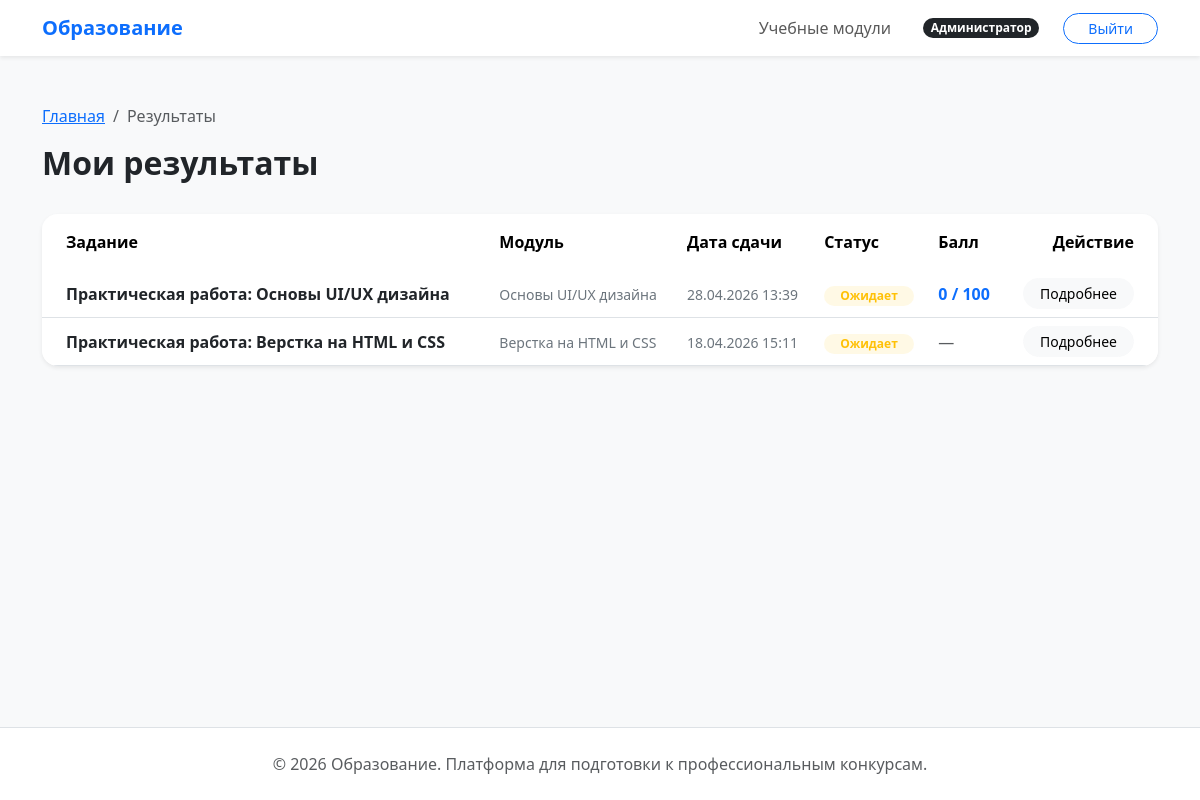
Before: /solutions/results/ (signed in) with the older database file.
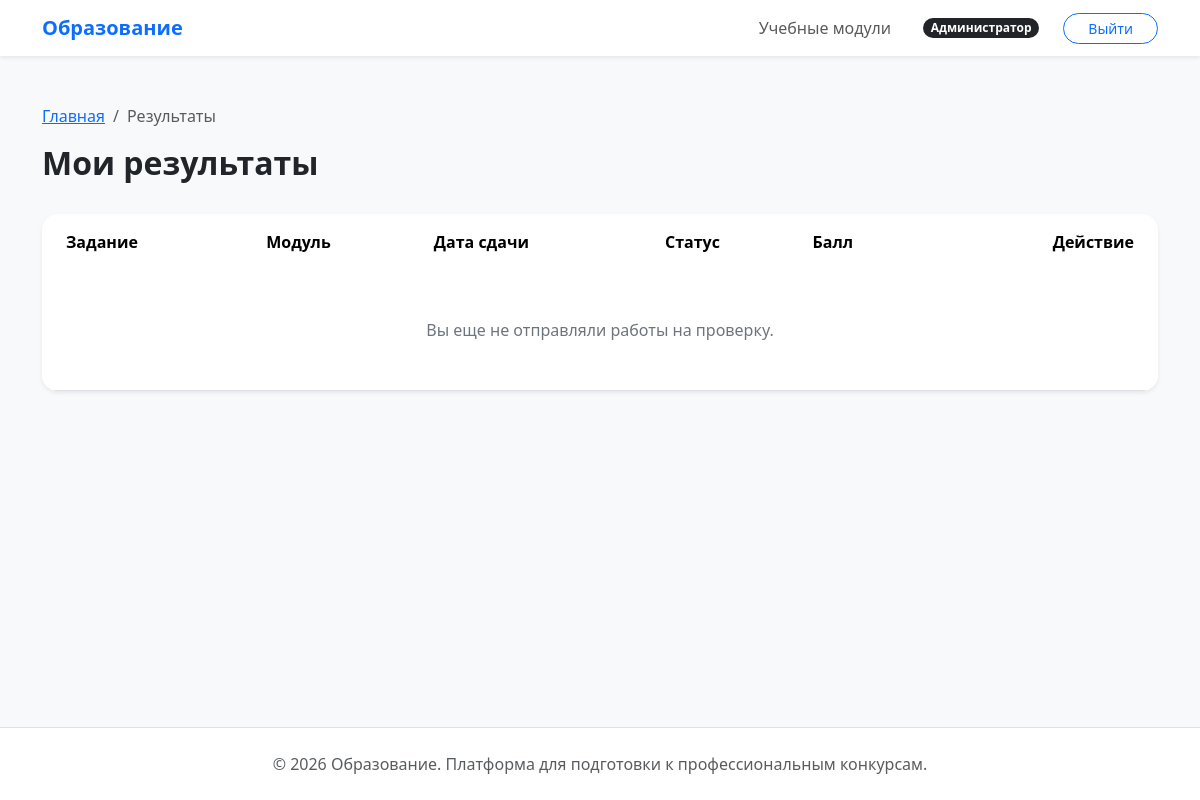
After: the same page with the newer database file.
### solutions/models.py (models this page shows, shortened)
class Submission(BaseModel):
    class Status(models.TextChoices):
        PENDING = "pending", "Ожидает проверки"
        REVIEWING = "reviewing", "На проверке"
        COMPLETED = "completed", "Проверено"
        REVISION = "revision", "Нужна доработка"
    task = models.ForeignKey(
        Task,
        on_delete=models.CASCADE,
        related_name="submissions",
        verbose_name="Задание",
    )
    student = models.ForeignKey(
        settings.AUTH_USER_MODEL,
        on_delete=models.CASCADE,
        related_name="submissions",
        verbose_name="Студент",
    )
    file = models.FileField(
        upload_to="submissions/%Y/%m/", verbose_name="Файл с решением"
    )
    status = models.CharField(
        max_length=20,
        choices=Status.choices,
        default=Status.PENDING,
        verbose_name="Статус проверки",
    )
    class Meta:
        verbose_name = "Отправленная работа"
        verbose_name_plural = "Отправленные работы"
        ordering = ["-created_at"]

class Review(BaseModel):
    submission = models.OneToOneField(
        Submission,
        on_delete=models.CASCADE,
        related_name="review",
        verbose_name="Работа",
    )
    teacher = models.ForeignKey(
        settings.AUTH_USER_MODEL,
        on_delete=models.SET_NULL,
        null=True,
        related_name="reviews_given",
        verbose_name="Проверяющий преподаватель",
    )
    comment = models.TextField(verbose_name="Комментарий преподавателя")
    score = models.PositiveIntegerField(verbose_name="Полученный балл")
    class Meta:
        verbose_name = "Рецензия"
        verbose_name_plural = "Рецензии"

### curriculum/models.py (models this page shows, shortened)
class Task(BaseModel):
    module = models.ForeignKey(
        Module, on_delete=models.CASCADE, related_name="tasks", verbose_name="Модуль"
    )
    title = models.CharField(max_length=255, verbose_name="Название задания")
    description = models.TextField(verbose_name="Техническое задание")
    deadline = models.DateField(verbose_name="Крайний срок сдачи")
    max_score = models.PositiveIntegerField(
        default=100, verbose_name="Максимальный балл"
    )
    class Meta:
        verbose_name = "Задание"
        verbose_name_plural = "Задания"
        ordering = ["deadline"]

class Module(BaseModel):
    title = models.CharField(max_length=255, verbose_name="Название модуля")
    description = models.TextField(verbose_name="Описание модуля")
    class Meta:
        verbose_name = "Учебный модуль"
        verbose_name_plural = "Учебные модули"
        ordering = ["title"]

### solutions/views.py (the view)
# urls.py: path("results/", StudentResultsListView.as_view(), name="student_results"),
class StudentResultsListView(LoginRequiredMixin, ListView):
    template_name = "solutions/student_results.html"
    context_object_name = "submissions"
    def get_queryset(self):
        return get_student_submissions(self.request.user)

### solutions/selectors.py (called while the page is built)
def get_student_submissions(user) -> QuerySet:
    return (
        Submission.objects.filter(student=user)
        .select_related("task", "task__module", "review")
        .order_by("-created_at")
    )

### templates/solutions/student_results.html (shortened to what this page needs)
{% extends 'base.html' %}
{% block content %}
<div class="row mb-4">
    <div class="col-12">
        <nav aria-label="breadcrumb">
            <ol class="breadcrumb">
                <li class="breadcrumb-item"><a href="{% url 'core:index' %}">Главная</a></li>
                <li class="breadcrumb-item active">Результаты</li>
            </ol>
        </nav>
        <h2 class="fw-bold">Мои результаты</h2>
    </div>
</div>
<div class="card border-0 shadow-sm rounded-4 overflow-hidden">
    <div class="table-responsive">
        <table class="table table-hover align-middle mb-0">
            <thead class="bg-light">
                <tr>
                    <th class="ps-4 py-3 border-0">Задание</th>
                    <th class="py-3 border-0">Модуль</th>
                    <th class="py-3 border-0">Дата сдачи</th>
                    <th class="py-3 border-0">Статус</th>
                    <th class="py-3 border-0">Балл</th>
                    <th class="pe-4 py-3 border-0 text-end">Действие</th>
                </tr>
            </thead>
            <tbody>
                {% for submission in submissions %}
                <tr>
                    <td class="ps-4">
                        <span class="fw-bold text-dark">{{ submission.task.title }}</span>
                    </td>
                    <td><span class="text-secondary small">{{ submission.task.module.title }}</span></td>
                    <td><span class="text-secondary small">{{ submission.created_at|date:"d.m.Y H:i" }}</span></td>
                    <td>
                        {% if submission.status == 'completed' %}
                            <span class="badge bg-success bg-opacity-10 text-success rounded-pill px-3">Проверено</span>
                        {% elif submission.status == 'revision' %}
                            <span class="badge bg-danger bg-opacity-10 text-danger rounded-pill px-3">Доработка</span>
                        {% elif submission.status == 'reviewing' %}
                            <span class="badge bg-primary bg-opacity-10 text-accent rounded-pill px-3">На проверке</span>
                        {% else %}
                            <span class="badge bg-warning bg-opacity-10 text-warning rounded-pill px-3">Ожидает</span>
                        {% endif %}
                    </td>
                    <td>
                        {% if submission.review %}
                            <span class="fw-bold text-accent">{{ submission.review.score }} / {{ submission.task.max_score }}</span>
                        {% else %}
                            <span class="text-muted">—</span>
                        {% endif %}
                    </td>
                    <td class="pe-4 text-end">
                        <a href="{% url 'solutions:task_detail' submission.task.id %}" class="btn btn-light btn-sm btn-rounded px-3">Подробнее</a>
                    </td>
                </tr>
                {% empty %}
                <tr>
                    <td colspan="6" class="text-center py-5 text-secondary">Вы еще не отправляли работы на проверку.</td>
                </tr>
                {% endfor %}
            </tbody>
        </table>
    </div>
</div>
{% endblock %}

Changed rows visible on the page:
removed Submission: task "Практическая работа: Основы UI/UX дизайна", task.module "Основы UI/UX дизайна", created_at "28.04.2026 13:39", status "Ожидает", review.score "0", task.max_score "100"
removed Submission: task "Практическая работа: Верстка на HTML и CSS", task.module "Верстка на HTML и CSS", created_at "18.04.2026 15:11", status "Ожидает"
Other visible differences:
text now shown: "Вы еще не отправляли работы на проверку."
